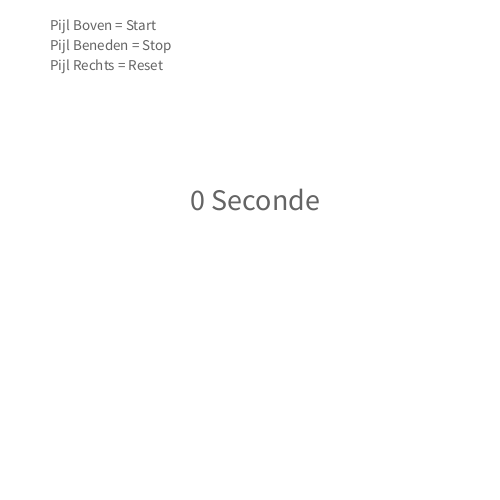
Frame 1 (no input)
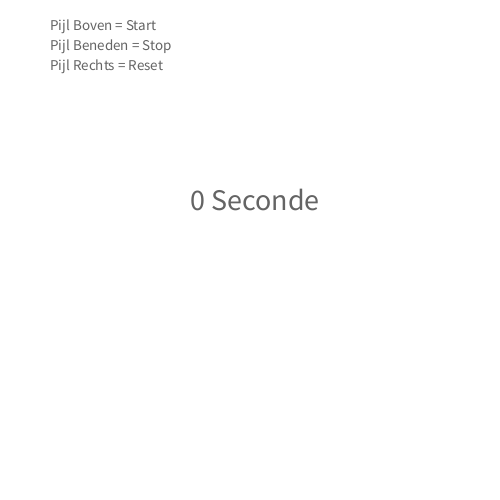
Frame 60 (the mouse pressed at the canvas centre just before this capture)
Frame 120 (the mouse held since frame 60 and released just before this capture): identical to frame 60, image omitted

The Processing sketch that drew these frames (run headless with seeded random() and noise(); from frame 60 on, the mouse is pressed at the canvas centre):

// Processing sketch: H012_VerbeterdeVerdieping4
// ── H012_VerbeterdeVerdieping4.pde
// Variabele
Boolean stopTijd = false;
int teller = 0;

// Applet
void setup() {
  size(500,500);
  frameRate(60);
background(255,255,255);
}

// True = Stopwatch aan,   false = Stopwatch uit;
void draw() {
  if (stopTijd == false) {
    background(255,255,255);
    fill(100,100,100);
    textSize(30);
    text(teller + " Seconde",190,210);
    textSize(15);
    text("Pijl Boven = Start", 50, 30);
    text("Pijl Beneden = Stop",50, 50);
    text("Pijl Rechts = Reset",50, 70);
   
  } else if (stopTijd == true) {
  background(255,255,255);
  fill(100,100,100);
    teller++;
    textSize(30);
    text(teller + " Seconde", 190,210);
    delay(680);
    textSize(15);
    text("Pijl Boven = Start", 50, 30);
    text("Pijl Beneden = Stop",50, 50);
    text("Pijl Rechts = Reset",50, 70);
  }
}


// Pijlknoppen 
void keyPressed() {
  if (keyCode == UP) {
    stopTijd = true;
  } else if (keyCode == DOWN) {
    stopTijd = false;
  } else if (keyCode == RIGHT) {
    teller = 0;
    stopTijd = false;
  } 
}
